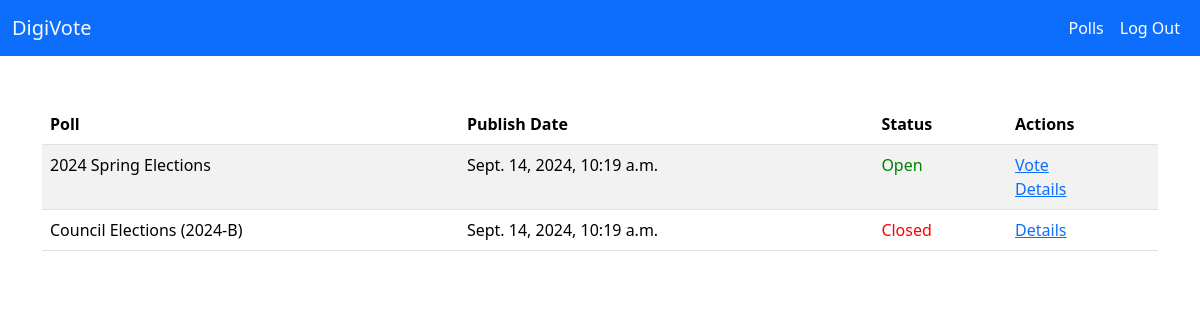
/polls (signed in), run on the app's committed database.
### vote/models.py (models this page shows, shortened)
class Poll(models.Model):
    poll_text = models.CharField(max_length=512)
    publish_date = models.DateTimeField('date published')
    poll_open = models.BooleanField(default=True)

### vote/views.py (the view)
# urls.py: path('polls', views.polls, name='polls'),
@login_required(login_url='login')
def polls(request):
    polls = Poll.objects.all()
    context = {'polls': polls}
    return render(request, "polls.html", context)

### vote/templates/polls.html (shortened to what this page needs)
{% extends "base.html" %}
{% block body %}
<div class="container mt-5">
    <table class="table table-striped">
        <thead>
            <tr>
                <th>Poll</th>
                <th>Publish Date</th>
                <th>Status</th>
                <th>Actions</th>
            </tr>
        </thead>
        <tbody>
            {% for poll in polls %}
                <tr>
                    <td>{{ poll.poll_text }}</td>
                    <td>{{ poll.publish_date }}</td>
                    <td>{% if poll.poll_open %}<span style="color: green;">Open</span>{% else %}<span style="color: red;">Closed</span>{% endif %}</td>
                    <td>{% if poll.poll_open %}<a href="{% url 'vote' poll.id %}">Vote</a><br>{% endif %}<a href="{% url 'details' poll.id %}">Details</a></td>
                </tr>
            {% endfor %}
        </tbody>
    </table>
</div>
{% endblock %}

### data on the page
Poll: poll_text "2024 Spring Elections", publish_date "Sept. 14, 2024, 10:19 a.m.", poll_open "Open"
Poll: poll_text "Council Elections (2024-B)", publish_date "Sept. 14, 2024, 10:19 a.m.", poll_open "Closed"
